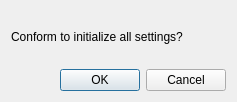
<?xml version="1.0" encoding="UTF-8"?>
<ui version="4.0">
 <class>TestInitDialog</class>
 <widget class="QDialog" name="TestInitDialog">
  <property name="geometry">
   <rect>
    <x>0</x>
    <y>0</y>
    <width>237</width>
    <height>102</height>
   </rect>
  </property>
  <property name="windowTitle">
   <string>Dialog</string>
  </property>
  <layout class="QGridLayout" name="gridLayout">
   <item row="0" column="0">
    <widget class="QLabel" name="label">
     <property name="text">
      <string>Conform to initialize all settings?</string>
     </property>
    </widget>
   </item>
   <item row="1" column="0">
    <widget class="QDialogButtonBox" name="buttonBox">
     <property name="orientation">
      <enum>Qt::Horizontal</enum>
     </property>
     <property name="standardButtons">
      <set>QDialogButtonBox::Cancel|QDialogButtonBox::Ok</set>
     </property>
    </widget>
   </item>
  </layout>
 </widget>
 <resources/>
 <connections>
  <connection>
   <sender>buttonBox</sender>
   <signal>rejected()</signal>
   <receiver>TestInitDialog</receiver>
   <slot>reject()</slot>
   <hints>
    <hint type="sourcelabel">
     <x>195</x>
     <y>120</y>
    </hint>
    <hint type="destinationlabel">
     <x>237</x>
     <y>156</y>
    </hint>
   </hints>
  </connection>
  <connection>
   <sender>buttonBox</sender>
   <signal>accepted()</signal>
   <receiver>TestInitDialog</receiver>
   <slot>accept()</slot>
   <hints>
    <hint type="sourcelabel">
     <x>195</x>
     <y>114</y>
    </hint>
    <hint type="destinationlabel">
     <x>157</x>
     <y>156</y>
    </hint>
   </hints>
  </connection>
 </connections>
</ui>
